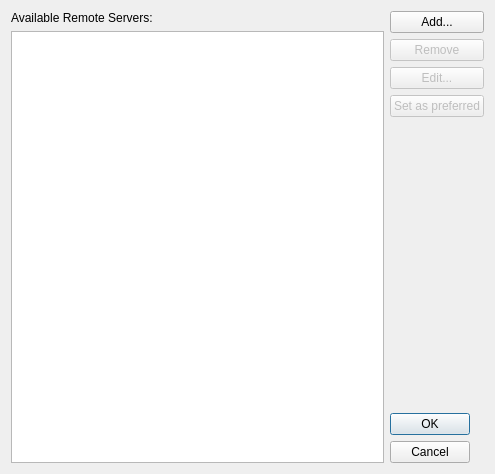
<?xml version="1.0" encoding="UTF-8"?>
<ui version="4.0">
 <class>IQRemoteServerEditDialog</class>
 <widget class="QDialog" name="IQRemoteServerEditDialog">
  <property name="geometry">
   <rect>
    <x>0</x>
    <y>0</y>
    <width>495</width>
    <height>474</height>
   </rect>
  </property>
  <property name="windowTitle">
   <string>Dialog</string>
  </property>
  <layout class="QHBoxLayout" name="horizontalLayout">
   <item>
    <layout class="QVBoxLayout" name="verticalLayout_2">
     <item>
      <widget class="QLabel" name="label">
       <property name="text">
        <string>Available Remote Servers:</string>
       </property>
      </widget>
     </item>
     <item>
      <widget class="QListView" name="lwServers"/>
     </item>
    </layout>
   </item>
   <item>
    <layout class="QVBoxLayout" name="verticalLayout">
     <item>
      <widget class="QPushButton" name="btnAdd">
       <property name="text">
        <string>Add...</string>
       </property>
      </widget>
     </item>
     <item>
      <widget class="QPushButton" name="btnRemove">
       <property name="enabled">
        <bool>false</bool>
       </property>
       <property name="text">
        <string>Remove</string>
       </property>
      </widget>
     </item>
     <item>
      <widget class="QPushButton" name="btnEdit">
       <property name="enabled">
        <bool>false</bool>
       </property>
       <property name="text">
        <string>Edit...</string>
       </property>
      </widget>
     </item>
     <item>
      <widget class="QPushButton" name="btnSetPreferred">
       <property name="enabled">
        <bool>false</bool>
       </property>
       <property name="text">
        <string>Set as preferred</string>
       </property>
      </widget>
     </item>
     <item>
      <spacer name="verticalSpacer">
       <property name="orientation">
        <enum>Qt::Vertical</enum>
       </property>
       <property name="sizeHint" stdset="0">
        <size>
         <width>20</width>
         <height>40</height>
        </size>
       </property>
      </spacer>
     </item>
     <item>
      <widget class="QDialogButtonBox" name="buttonBox">
       <property name="sizePolicy">
        <sizepolicy hsizetype="Fixed" vsizetype="Fixed">
         <horstretch>0</horstretch>
         <verstretch>0</verstretch>
        </sizepolicy>
       </property>
       <property name="orientation">
        <enum>Qt::Vertical</enum>
       </property>
       <property name="standardButtons">
        <set>QDialogButtonBox::Cancel|QDialogButtonBox::Ok</set>
       </property>
      </widget>
     </item>
    </layout>
   </item>
  </layout>
 </widget>
 <resources/>
 <connections>
  <connection>
   <sender>buttonBox</sender>
   <signal>accepted()</signal>
   <receiver>IQRemoteServerEditDialog</receiver>
   <slot>accept()</slot>
   <hints>
    <hint type="sourcelabel">
     <x>248</x>
     <y>254</y>
    </hint>
    <hint type="destinationlabel">
     <x>157</x>
     <y>274</y>
    </hint>
   </hints>
  </connection>
  <connection>
   <sender>buttonBox</sender>
   <signal>rejected()</signal>
   <receiver>IQRemoteServerEditDialog</receiver>
   <slot>reject()</slot>
   <hints>
    <hint type="sourcelabel">
     <x>316</x>
     <y>260</y>
    </hint>
    <hint type="destinationlabel">
     <x>286</x>
     <y>274</y>
    </hint>
   </hints>
  </connection>
 </connections>
</ui>
